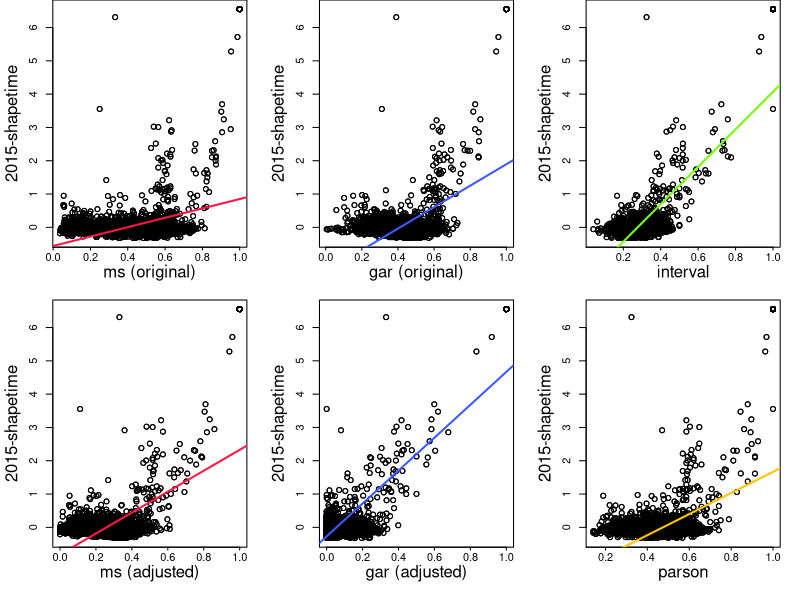

This chart was generated by the following R code:
data <- read.csv("original/data.csv", header=TRUE, sep=";", dec=",")
shapetime <- data$shapetime
ms <- data$ms
gar <- data$gar
interval <- data$interval
parson <- data$parson

data <- read.csv("adjusted/data.csv", header=TRUE, sep=";", dec=",")
ms_a <- data$ms
gar_a <- data$gar

pdf("scatterplots.pdf", width = 8, height = 5)
par(mfrow=c(2,3), mar=c(4,4,0,1.5))  # 2-column Layout
y <- shapetime
y_txt <- "2015-shapetime"


# Row 1
COLOR <- rgb(red=255, green=23, blue=68, maxColorValue=255)
x <- ms
x_txt <- "ms (original)"
plot(x, y, xlab="", ylab="", xaxt="n", yaxt="n")
axis(side=1, at=c(0, 0.2, 0.4, 0.6, 0.8, 1.0), tck=-.015, padj=-1.25)
mtext(x_txt, side=1, line=1.5, cex.lab=1, las=1)
axis(side=2, at=c(0, 1, 2, 3, 4, 5, 6))
mtext(y_txt, side=2, line=2.5, cex.lab=1, las=0)
abline(lm(y~x), col=COLOR, lwd=2)

COLOR <- rgb(red=61, green=90, blue=254, maxColorValue=255)
x <- gar
x_txt <- "gar (original)"
plot(x, y, xlab="", ylab="", xaxt="n", yaxt="n")
axis(side=1, at=c(0, 0.2, 0.4, 0.6, 0.8, 1.0), tck=-.015, padj=-1.25)
mtext(x_txt, side=1, line=1.5, cex.lab=1, las=1)
axis(side=2, at=c(0, 1, 2, 3, 4, 5, 6))
mtext(y_txt, side=2, line=2.5, cex.lab=1, las=0)
abline(lm(y~x), col=COLOR, lwd=2)

COLOR <- rgb(red=118, green=255, blue=3, maxColorValue=255)
x <- interval
x_txt <- "interval"
plot(x, y, xlab="", ylab="", xaxt="n", yaxt="n")
axis(side=1, at=c(0, 0.2, 0.4, 0.6, 0.8, 1.0), tck=-.015, padj=-1.25)
mtext(x_txt, side=1, line=1.5, cex.lab=1, las=1)
axis(side=2, at=c(0, 1, 2, 3, 4, 5, 6))
mtext(y_txt, side=2, line=2.5, cex.lab=1, las=0)
abline(lm(y~x), col=COLOR, lwd=2)

# Row 2
COLOR <- rgb(red=255, green=23, blue=68, maxColorValue=255)
x <- ms_a
x_txt <- "ms (adjusted)"
plot(x, y, xlab="", ylab="", xaxt="n", yaxt="n")
axis(side=1, at=c(0, 0.2, 0.4, 0.6, 0.8, 1.0), tck=-.015, padj=-1.25)
mtext(x_txt, side=1, line=1.5, cex.lab=1, las=1)
axis(side=2, at=c(0, 1, 2, 3, 4, 5, 6))
mtext(y_txt, side=2, line=2.5, cex.lab=1, las=0)
abline(lm(y~x), col=COLOR, lwd=2)

COLOR <- rgb(red=61, green=90, blue=254, maxColorValue=255)
x <- gar_a
x_txt <- "gar (adjusted)"
plot(x, y, xlab="", ylab="", xaxt="n", yaxt="n")
axis(side=1, at=c(0, 0.2, 0.4, 0.6, 0.8, 1.0), tck=-.015, padj=-1.25)
mtext(x_txt, side=1, line=1.5, cex.lab=1, las=1)
axis(side=2, at=c(0, 1, 2, 3, 4, 5, 6))
mtext(y_txt, side=2, line=2.5, cex.lab=1, las=0)
abline(lm(y~x), col=COLOR, lwd=2)

COLOR <- rgb(red=255, green=196, blue=0, maxColorValue=255)
x <- parson
x_txt <- "parson"
plot(x, y, xlab="", ylab="", xaxt="n", yaxt="n")
axis(side=1, at=c(0, 0.2, 0.4, 0.6, 0.8, 1.0), tck=-.015, padj=-1.25)
mtext(x_txt, side=1, line=1.5, cex.lab=1, las=1)
axis(side=2, at=c(0, 1, 2, 3, 4, 5, 6))
mtext(y_txt, side=2, line=2.5, cex.lab=1, las=0)
abline(lm(y~x), col=COLOR, lwd=2)

dev.off()